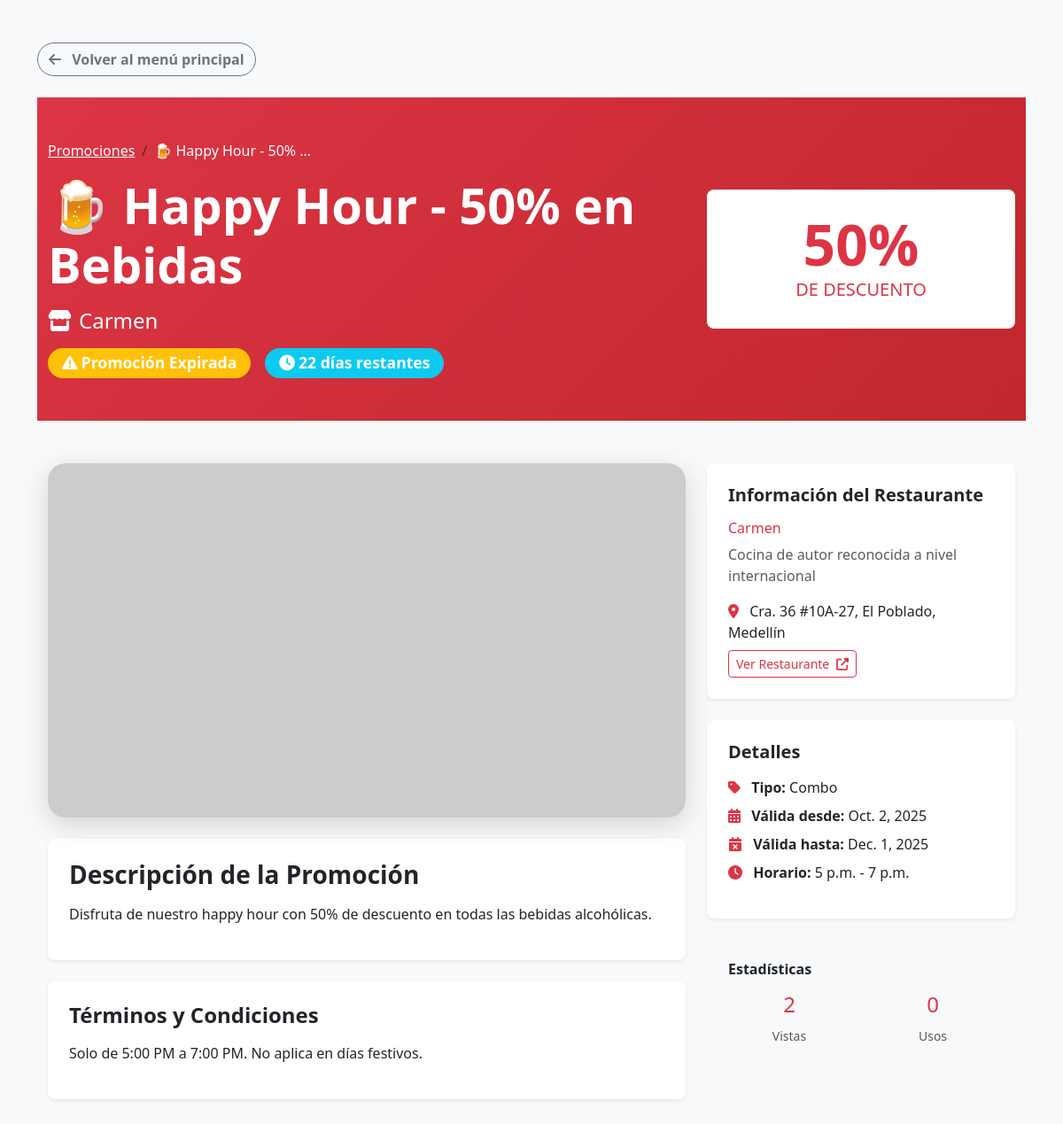
The app's page /promociones/promocion/3/ with its own data.
### promociones/models.py (models this page shows, shortened)
class Promocion(models.Model):
    titulo = models.CharField(max_length=200, help_text="Título llamativo de la promoción")
    descripcion = models.TextField(help_text="Descripción detallada de la promoción")
    descripcion_corta = models.CharField(max_length=150, help_text="Descripción breve para tarjetas")
    restaurante = models.ForeignKey(Business, on_delete=models.CASCADE, related_name='promociones')
    tipo_promocion = models.ForeignKey(TipoPromocion, on_delete=models.CASCADE)
    descuento_porcentaje = models.DecimalField(max_digits=5, decimal_places=2, blank=True, null=True, help_text="Ej: 25.00 para 25%")
    precio_original = models.DecimalField(max_digits=10, decimal_places=2, blank=True, null=True)
    precio_promocional = models.DecimalField(max_digits=10, decimal_places=2, blank=True, null=True)
    fecha_inicio = models.DateField()
    fecha_fin = models.DateField()
    hora_inicio = models.TimeField(blank=True, null=True, help_text="Hora de inicio diaria")
    hora_fin = models.TimeField(blank=True, null=True, help_text="Hora de fin diaria")
    dias_validos = models.CharField(max_length=20, default="1234567", help_text="1=Lunes, 7=Domingo")
    activa = models.BooleanField(default=True)
    limite_personas = models.PositiveIntegerField(blank=True, null=True, help_text="Límite de personas que pueden usar la promoción")
    usos_actuales = models.PositiveIntegerField(default=0)
    imagen_principal = models.URLField(blank=True, null=True)
    imagen_secundaria = models.URLField(blank=True, null=True)
    terminos_condiciones = models.TextField(blank=True, help_text="Términos y condiciones específicos")
    creada_en = models.DateTimeField(auto_now_add=True)
    actualizada_en = models.DateTimeField(auto_now=True)
    creada_por = models.ForeignKey(settings.AUTH_USER_MODEL, on_delete=models.SET_NULL, null=True, blank=True)
    vistas = models.PositiveIntegerField(default=0)
    me_gusta = models.PositiveIntegerField(default=0)
    def esta_activa(self):
        hoy = timezone.now().date()
        ahora = timezone.now().time()
        if not (self.fecha_inicio <= hoy <= self.fecha_fin):
            return False
        if not self.activa:
            return False
        if self.limite_personas and self.usos_actuales >= self.limite_personas:
            return False
        dia_semana = str(hoy.isoweekday())
        if dia_semana not in self.dias_validos:
            return False
        if self.hora_inicio and self.hora_fin:
            if not (self.hora_inicio <= ahora <= self.hora_fin):
                return False
        return True
    def calcular_descuento(self):
        if self.precio_original and self.precio_promocional:
            descuento = ((self.precio_original - self.precio_promocional) / self.precio_original) * 100
            return round(descuento, 2)
        return self.descuento_porcentaje
    def tiempo_restante(self):
        hoy = timezone.now().date()
        if self.fecha_fin > hoy:
            return (self.fecha_fin - hoy).days
        return 0
    def incrementar_vistas(self):
        self.vistas += 1
        self.save(update_fields=['vistas'])
    class Meta:
        verbose_name = "Promoción"
        verbose_name_plural = "Promociones"
        ordering = ['-creada_en']

class TipoPromocion(models.Model):
    nombre = models.CharField(max_length=50, unique=True)
    descripcion = models.TextField(blank=True)
    class Meta:
        verbose_name = "Tipo de Promoción"
        verbose_name_plural = "Tipos de Promociones"

### appdely/models.py (models this page shows, shortened)
class Business(models.Model):
    business_name = models.CharField(max_length=50)
    address = models.CharField(max_length=100)
    description = models.TextField()
    phone_number = models.CharField(max_length=30)
    email = models.CharField(max_length=50)
    status = models.BooleanField(default=True)
    created_at = models.DateTimeField(auto_now_add=True)
    updated_at = models.DateTimeField(auto_now=True)
    business_type = models.ForeignKey(BusinessType, on_delete=models.CASCADE)
    image_url = models.CharField(max_length=500, blank=True, null=True)
    menu_url = models.CharField(max_length=500, blank=True, null=True)
    visit_count = models.PositiveIntegerField(default=0)
    review_count = models.PositiveIntegerField(default=0)
    latitude = models.DecimalField(max_digits=9, decimal_places=6, null=True, blank=True, help_text="Latitud del negocio (ej: 6.2442)")
    longitude = models.DecimalField(max_digits=9, decimal_places=6, null=True, blank=True, help_text="Longitud del negocio (ej: -75.5812)")
    def average_rating(self):
        reviews = self.review_set.all()
        if reviews.exists():
            return round(sum(r.rating for r in reviews) / reviews.count(), 2)
        return None
    average_rating.short_description = 'Promedio de Calificación'

### promociones/views.py (the view)
# urls.py: path('promocion/<int:pk>/', views.promocion_detail, name='promocion_detail'),
def promocion_detail(request, pk):
    promocion = get_object_or_404(Promocion, pk=pk)
    promocion.incrementar_vistas()
    promociones_relacionadas = Promocion.objects.filter(
        restaurante=promocion.restaurante,
        activa=True
    ).exclude(pk=pk)[:3]
    context = {
        'promocion': promocion,
        'promociones_relacionadas': promociones_relacionadas,
        'esta_activa': promocion.esta_activa(),
        'tiempo_restante': promocion.tiempo_restante(),
        'descuento_calculado': promocion.calcular_descuento(),
    }
    return render(request, 'promociones/promocion_detail.html', context)

### promociones/templates/promociones/promocion_detail.html (shortened to what this page needs)
{% load static %}
<!DOCTYPE html>
<html lang="es">
<head>
  <link href="https://cdn.jsdelivr.net/npm/bootstrap@5.3.0/dist/css/bootstrap.min.css" rel="stylesheet">
  <link href="https://cdnjs.cloudflare.com/ajax/libs/font-awesome/6.4.0/css/all.min.css" rel="stylesheet">
  <link rel="stylesheet" href="{% static 'promociones/css/promocion.css' %}">
</head>
<body>
     <div class="container my-5">
    <div class="mb-4">
        <a href="{% url 'business_list' %}" class="btn btn-outline-secondary" style="border-radius:30px; font-weight:600;">
            <i class="fa-solid fa-arrow-left me-2"></i> Volver al menú principal
        </a>
    </div>
  <div class="promo-hero py-5">
    <div class="container">
      <div class="row align-items-center">
        <div class="col-md-8">
          <nav aria-label="breadcrumb" class="mb-3">
            <ol class="breadcrumb">
              <li class="breadcrumb-item"><a href="{% url 'promociones_list' %}" class="text-white">Promociones</a></li>
              <li class="breadcrumb-item active text-white" aria-current="page">{{ promocion.titulo|truncatewords:5 }}</li>
            </ol>
          </nav>
          <h1 class="display-4 fw-bold mb-3">{{ promocion.titulo }}</h1>
          <h4 class="mb-3">
            <i class="fas fa-store me-2"></i>{{ promocion.restaurante.business_name }}
          </h4>
          <div class="d-flex gap-3">
            {% if esta_activa %}
              <span class="badge bg-success status-badge">
                <i class="fas fa-check-circle me-1"></i>Promoción Activa
              </span>
            {% else %}
              <span class="badge bg-warning status-badge">
                <i class="fas fa-exclamation-triangle me-1"></i>Promoción Expirada
              </span>
            {% endif %}
            {% if tiempo_restante > 0 %}
              <span class="badge bg-info status-badge">
                <i class="fas fa-clock me-1"></i>{{ tiempo_restante }} día{{ tiempo_restante|pluralize }} restante{{ tiempo_restante|pluralize }}
              </span>
            {% endif %}
          </div>
        </div>
        <div class="col-md-4 text-center">
          {% if descuento_calculado %}
          <div class="bg-white text-danger rounded-3 p-4">
            <h1 class="display-3 fw-bold mb-0">{{ descuento_calculado|floatformat:0 }}%</h1>
            <h5>DE DESCUENTO</h5>
          </div>
          {% endif %}
        </div>
      </div>
    </div>
  </div>
  <div class="container my-5">
    <div class="row">
      <div class="col-lg-8">
        {% if promocion.imagen_principal %}
        <img src="{{ promocion.imagen_principal }}"
             class="img-fluid promo-image mb-4 w-100"
             alt="{{ promocion.titulo }}"
             style="height: 400px; object-fit: cover;"
             onerror="this.src='https://via.placeholder.com/800x400/dc3545/ffffff?text={{ promocion.titulo|urlencode }}';">
        {% endif %}
        <div class="bg-white rounded-3 p-4 mb-4 shadow-sm">
          <h3 class="fw-bold mb-3">Descripción de la Promoción</h3>
          <p class="lead">{{ promocion.descripcion|linebreaks }}</p>
        </div>
        {% if promocion.terminos_condiciones %}
        <div class="bg-white rounded-3 p-4 mb-4 shadow-sm">
          <h4 class="fw-bold mb-3">Términos y Condiciones</h4>
          <p>{{ promocion.terminos_condiciones|linebreaks }}</p>
        </div>
        {% endif %}
      </div>
      <div class="col-lg-4">
        <div class="bg-white rounded-3 p-4 mb-4 shadow-sm">
          <h5 class="fw-bold mb-3">Información del Restaurante</h5>
          <h6 class="text-danger">{{ promocion.restaurante.business_name }}</h6>
          <p class="text-muted mb-3">{{ promocion.restaurante.description|truncatewords:20 }}</p>
          <p class="mb-2">
            <i class="fas fa-map-marker-alt text-danger me-2"></i>
            {{ promocion.restaurante.address }}
          </p>
          <a href="{% url 'business_detail' promocion.restaurante.id %}" class="btn btn-outline-danger btn-sm">
            Ver Restaurante <i class="fas fa-external-link-alt ms-1"></i>
          </a>
        </div>
        <div class="bg-white rounded-3 p-4 mb-4 shadow-sm">
          <h5 class="fw-bold mb-3">Detalles</h5>
          <ul class="list-unstyled">
            <li class="mb-2">
              <i class="fas fa-tag text-danger me-2"></i>
              <strong>Tipo:</strong> {{ promocion.tipo_promocion.nombre }}
            </li>
            <li class="mb-2">
              <i class="fas fa-calendar-alt text-danger me-2"></i>
              <strong>Válida desde:</strong> {{ promocion.fecha_inicio }}
            </li>
            <li class="mb-2">
              <i class="fas fa-calendar-times text-danger me-2"></i>
              <strong>Válida hasta:</strong> {{ promocion.fecha_fin }}
            </li>
            {% if promocion.hora_inicio and promocion.hora_fin %}
            <li class="mb-2">
              <i class="fas fa-clock text-danger me-2"></i>
              <strong>Horario:</strong> {{ promocion.hora_inicio }} - {{ promocion.hora_fin }}
            </li>
            {% endif %}
          </ul>
        </div>
        <div class="bg-light rounded-3 p-4 mb-4">
          <h6 class="fw-bold mb-3">Estadísticas</h6>
          <div class="row text-center">
            <div class="col-6">
              <h4 class="text-danger">{{ promocion.vistas }}</h4>
              <small class="text-muted">Vistas</small>
            </div>
            <div class="col-6">
              <h4 class="text-danger">{{ promocion.usos_actuales }}</h4>
              <small class="text-muted">Usos</small>
            </div>
          </div>
        </div>
      </div>
    </div>
  </div>
</body>
</html>

### promociones/static/promociones/css/promocion.css (style rules this page uses)
body { background-color: #f8f9fa; }
.promo-image { height: 200px; object-fit: cover; position: relative; }
.promo-hero { background: linear-gradient(135deg, #dc3545, #c1272d); color: white; }
.promo-image { border-radius: 20px; box-shadow: 0 8px 30px rgba(0,0,0,0.15); }
.status-badge { font-size: 1.1rem; padding: 8px 16px; border-radius: 25px; }

### records on screen
Promocion: titulo "🍺 Happy Hour - 50% …", titulo "🍺 Happy Hour - 50% en Bebidas", restaurante.business_name "Carmen", descuento_porcentaje "50", descripcion "Disfruta de nuestro happy hour con 50% de descuento en todas las bebidas alcohólicas.", terminos_condiciones "Solo de 5:00 PM a 7:00 PM. No aplica en días festivos.", restaurante.description "Cocina de autor reconocida a nivel internacional", restaurante.address "Cra. 36 #10A-27, El Poblado, Medellín", tipo_promocion.nombre "Combo", fecha_inicio "Oct. 2, 2025", fecha_fin "Dec. 1, 2025", hora_inicio "5 p.m.", hora_fin "7 p.m.", vistas "2", usos_actuales "0"

### other values on screen
{{ tiempo_restante }} "22"
